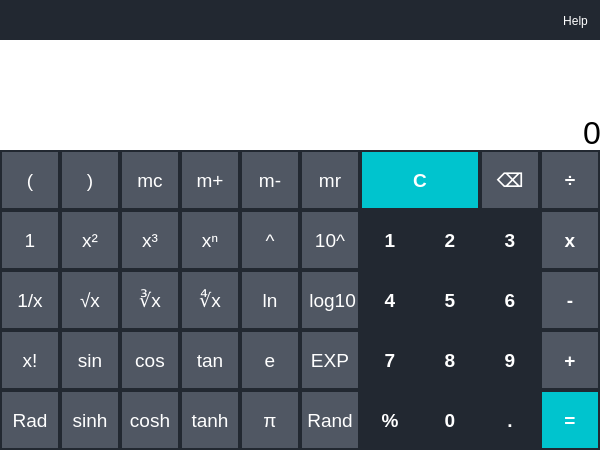
<?xml version="1.0" encoding="UTF-8"?>
<ui version="4.0">
 <class>Dialog</class>
 <widget class="QDialog" name="Dialog">
  <property name="geometry">
   <rect>
    <x>0</x>
    <y>0</y>
    <width>600</width>
    <height>450</height>
   </rect>
  </property>
  <property name="windowTitle">
   <string>Dialog</string>
  </property>
  <property name="styleSheet">
   <string notr="true">background-color:rgb(34, 40, 49);


</string>
  </property>
  <widget class="QPushButton" name="button_help">
   <property name="geometry">
    <rect>
     <x>550</x>
     <y>10</y>
     <width>51</width>
     <height>21</height>
    </rect>
   </property>
   <property name="styleSheet">
    <string notr="true">QPushButton{
color:rgb(255,255,255);
border-style:none
}

QPushButton:hover{
color:rgb(0,0,0);
background-color:rgb(149, 153, 160);
border-radius: 25px;

}</string>
   </property>
   <property name="text">
    <string>Help</string>
   </property>
  </widget>
  <widget class="QLabel" name="label">
   <property name="geometry">
    <rect>
     <x>0</x>
     <y>40</y>
     <width>601</width>
     <height>111</height>
    </rect>
   </property>
   <property name="font">
    <font>
     <family>Microsoft YaHei UI</family>
     <pointsize>24</pointsize>
    </font>
   </property>
   <property name="styleSheet">
    <string notr="true">background-color:rgb(255, 255, 255);
</string>
   </property>
   <property name="text">
    <string>0</string>
   </property>
   <property name="alignment">
    <set>Qt::AlignBottom|Qt::AlignRight|Qt::AlignTrailing</set>
   </property>
   <property name="margin">
    <number>10</number>
   </property>
  </widget>
  <widget class="QPushButton" name="button_number_one">
   <property name="geometry">
    <rect>
     <x>360</x>
     <y>210</y>
     <width>60</width>
     <height>60</height>
    </rect>
   </property>
   <property name="font">
    <font>
     <family>Microsoft YaHei UI</family>
     <pointsize>14</pointsize>
     <weight>75</weight>
     <bold>true</bold>
    </font>
   </property>
   <property name="styleSheet">
    <string notr="true">QPushButton{
color:rgb(255,255,255);
border-style:none
}

QPushButton:pressed{
color:rgb(0,0,0);
background-color:rgb(149, 153, 160);
}</string>
   </property>
   <property name="text">
    <string>1</string>
   </property>
  </widget>
  <widget class="QPushButton" name="button_logo">
   <property name="geometry">
    <rect>
     <x>10</x>
     <y>10</y>
     <width>31</width>
     <height>21</height>
    </rect>
   </property>
   <property name="styleSheet">
    <string notr="true">
QPushButton{
color:rgb(255,255,255);
border-style:none;
background-image:url(:/Logo/calculator_logo.png);
}

QPushButton:hover{
color:rgb(0,0,0);
background-color:rgb(141, 191, 41);
border-radius: 25px;

}</string>
   </property>
   <property name="text">
    <string/>
   </property>
  </widget>
  <widget class="QPushButton" name="button_number_one_2">
   <property name="geometry">
    <rect>
     <x>0</x>
     <y>150</y>
     <width>60</width>
     <height>60</height>
    </rect>
   </property>
   <property name="font">
    <font>
     <family>Microsoft YaHei UI</family>
     <pointsize>14</pointsize>
     <weight>50</weight>
     <bold>false</bold>
    </font>
   </property>
   <property name="styleSheet">
    <string notr="true">QPushButton{
color:rgb(255,255,255);
background-color:rgb(80, 87, 99);
border: 2px solid;
border-color:rgb(34, 40, 49);
}

QPushButton:pressed{
color:rgb(0,0,0);
background-color:rgb(149, 153, 160);
}</string>
   </property>
   <property name="text">
    <string>(</string>
   </property>
  </widget>
  <widget class="QPushButton" name="button_number_one_3">
   <property name="geometry">
    <rect>
     <x>60</x>
     <y>150</y>
     <width>60</width>
     <height>60</height>
    </rect>
   </property>
   <property name="font">
    <font>
     <family>Microsoft YaHei UI</family>
     <pointsize>14</pointsize>
     <weight>50</weight>
     <bold>false</bold>
    </font>
   </property>
   <property name="styleSheet">
    <string notr="true">QPushButton{
color:rgb(255,255,255);
background-color:rgb(80, 87, 99);
border: 2px solid;
border-color:rgb(34, 40, 49);
}

QPushButton:pressed{
color:rgb(0,0,0);
background-color:rgb(149, 153, 160);
}</string>
   </property>
   <property name="text">
    <string>)</string>
   </property>
  </widget>
  <widget class="QPushButton" name="button_number_one_4">
   <property name="geometry">
    <rect>
     <x>120</x>
     <y>150</y>
     <width>60</width>
     <height>60</height>
    </rect>
   </property>
   <property name="font">
    <font>
     <family>Microsoft YaHei UI</family>
     <pointsize>14</pointsize>
     <weight>50</weight>
     <bold>false</bold>
    </font>
   </property>
   <property name="styleSheet">
    <string notr="true">QPushButton{
color:rgb(255,255,255);
background-color:rgb(80, 87, 99);
border: 2px solid;
border-color:rgb(34, 40, 49);
}

QPushButton:pressed{
color:rgb(0,0,0);
background-color:rgb(149, 153, 160);
}</string>
   </property>
   <property name="text">
    <string>mc</string>
   </property>
  </widget>
  <widget class="QPushButton" name="button_number_one_5">
   <property name="geometry">
    <rect>
     <x>180</x>
     <y>150</y>
     <width>60</width>
     <height>60</height>
    </rect>
   </property>
   <property name="font">
    <font>
     <family>Microsoft YaHei UI</family>
     <pointsize>14</pointsize>
     <weight>50</weight>
     <bold>false</bold>
    </font>
   </property>
   <property name="styleSheet">
    <string notr="true">QPushButton{
color:rgb(255,255,255);
background-color:rgb(80, 87, 99);
border: 2px solid;
border-color:rgb(34, 40, 49);
}

QPushButton:pressed{
color:rgb(0,0,0);
background-color:rgb(149, 153, 160);
}</string>
   </property>
   <property name="text">
    <string>m+</string>
   </property>
  </widget>
  <widget class="QPushButton" name="button_number_one_6">
   <property name="geometry">
    <rect>
     <x>240</x>
     <y>150</y>
     <width>60</width>
     <height>60</height>
    </rect>
   </property>
   <property name="font">
    <font>
     <family>Microsoft YaHei UI</family>
     <pointsize>14</pointsize>
     <weight>50</weight>
     <bold>false</bold>
    </font>
   </property>
   <property name="styleSheet">
    <string notr="true">QPushButton{
color:rgb(255,255,255);
background-color:rgb(80, 87, 99);
border: 2px solid;
border-color:rgb(34, 40, 49);
}

QPushButton:pressed{
color:rgb(0,0,0);
background-color:rgb(149, 153, 160);
}</string>
   </property>
   <property name="text">
    <string>m-</string>
   </property>
  </widget>
  <widget class="QPushButton" name="button_number_one_8">
   <property name="geometry">
    <rect>
     <x>300</x>
     <y>150</y>
     <width>60</width>
     <height>60</height>
    </rect>
   </property>
   <property name="font">
    <font>
     <family>Microsoft YaHei UI</family>
     <pointsize>14</pointsize>
     <weight>50</weight>
     <bold>false</bold>
    </font>
   </property>
   <property name="styleSheet">
    <string notr="true">QPushButton{
color:rgb(255,255,255);
background-color:rgb(80, 87, 99);
border: 2px solid;
border-color:rgb(34, 40, 49);
}

QPushButton:pressed{
color:rgb(0,0,0);
background-color:rgb(149, 153, 160);
}</string>
   </property>
   <property name="text">
    <string>mr</string>
   </property>
  </widget>
  <widget class="QPushButton" name="button_number_one_9">
   <property name="geometry">
    <rect>
     <x>540</x>
     <y>150</y>
     <width>60</width>
     <height>60</height>
    </rect>
   </property>
   <property name="font">
    <font>
     <family>Microsoft YaHei UI</family>
     <pointsize>14</pointsize>
     <weight>75</weight>
     <bold>true</bold>
    </font>
   </property>
   <property name="styleSheet">
    <string notr="true">QPushButton{
color:rgb(255,255,255);
background-color:rgb(80, 87, 99);
border: 2px solid;
border-color:rgb(34, 40, 49);
}

QPushButton:pressed{
color:rgb(0,0,0);
background-color:rgb(149, 153, 160);
}</string>
   </property>
   <property name="text">
    <string>÷</string>
   </property>
  </widget>
  <widget class="QPushButton" name="button_number_one_10">
   <property name="geometry">
    <rect>
     <x>360</x>
     <y>150</y>
     <width>120</width>
     <height>60</height>
    </rect>
   </property>
   <property name="font">
    <font>
     <family>Microsoft YaHei UI</family>
     <pointsize>14</pointsize>
     <weight>75</weight>
     <bold>true</bold>
    </font>
   </property>
   <property name="styleSheet">
    <string notr="true">QPushButton{
color:rgb(255,255,255);
background-color:rgb(0, 196, 206);
border: 2px solid;
border-color:rgb(34, 40, 49);
}

QPushButton:pressed{
color:rgb(0,0,0);
background-color:rgb(107, 233, 239);
}</string>
   </property>
   <property name="text">
    <string>C</string>
   </property>
  </widget>
  <widget class="QPushButton" name="button_number_one_11">
   <property name="geometry">
    <rect>
     <x>480</x>
     <y>150</y>
     <width>60</width>
     <height>60</height>
    </rect>
   </property>
   <property name="font">
    <font>
     <family>Microsoft YaHei UI</family>
     <pointsize>14</pointsize>
     <weight>75</weight>
     <bold>true</bold>
    </font>
   </property>
   <property name="styleSheet">
    <string notr="true">QPushButton{
color:rgb(255,255,255);
background-color:rgb(80, 87, 99);
border: 2px solid;
border-color:rgb(34, 40, 49);
}

QPushButton:pressed{
color:rgb(0,0,0);
background-color:rgb(149, 153, 160);
}</string>
   </property>
   <property name="text">
    <string>⌫</string>
   </property>
  </widget>
  <widget class="QPushButton" name="button_number_one_12">
   <property name="geometry">
    <rect>
     <x>120</x>
     <y>210</y>
     <width>60</width>
     <height>60</height>
    </rect>
   </property>
   <property name="font">
    <font>
     <family>Microsoft YaHei UI</family>
     <pointsize>14</pointsize>
     <weight>50</weight>
     <bold>false</bold>
    </font>
   </property>
   <property name="styleSheet">
    <string notr="true">QPushButton{
color:rgb(255,255,255);
background-color:rgb(80, 87, 99);
border: 2px solid;
border-color:rgb(34, 40, 49);
}

QPushButton:pressed{
color:rgb(0,0,0);
background-color:rgb(149, 153, 160);
}</string>
   </property>
   <property name="text">
    <string>x³</string>
   </property>
  </widget>
  <widget class="QPushButton" name="button_number_one_13">
   <property name="geometry">
    <rect>
     <x>0</x>
     <y>210</y>
     <width>60</width>
     <height>60</height>
    </rect>
   </property>
   <property name="font">
    <font>
     <family>Microsoft YaHei UI</family>
     <pointsize>14</pointsize>
     <weight>50</weight>
     <bold>false</bold>
    </font>
   </property>
   <property name="styleSheet">
    <string notr="true">QPushButton{
color:rgb(255,255,255);
background-color:rgb(80, 87, 99);
border: 2px solid;
border-color:rgb(34, 40, 49);
}

QPushButton:pressed{
color:rgb(0,0,0);
background-color:rgb(149, 153, 160);
}</string>
   </property>
   <property name="text">
    <string>1</string>
   </property>
  </widget>
  <widget class="QPushButton" name="button_number_one_14">
   <property name="geometry">
    <rect>
     <x>240</x>
     <y>210</y>
     <width>60</width>
     <height>60</height>
    </rect>
   </property>
   <property name="font">
    <font>
     <family>Microsoft YaHei UI</family>
     <pointsize>14</pointsize>
     <weight>50</weight>
     <bold>false</bold>
    </font>
   </property>
   <property name="styleSheet">
    <string notr="true">QPushButton{
color:rgb(255,255,255);
background-color:rgb(80, 87, 99);
border: 2px solid;
border-color:rgb(34, 40, 49);
}

QPushButton:pressed{
color:rgb(0,0,0);
background-color:rgb(149, 153, 160);
}</string>
   </property>
   <property name="text">
    <string>^</string>
   </property>
  </widget>
  <widget class="QPushButton" name="button_number_one_15">
   <property name="geometry">
    <rect>
     <x>300</x>
     <y>210</y>
     <width>60</width>
     <height>60</height>
    </rect>
   </property>
   <property name="font">
    <font>
     <family>Microsoft YaHei UI</family>
     <pointsize>14</pointsize>
     <weight>50</weight>
     <bold>false</bold>
    </font>
   </property>
   <property name="styleSheet">
    <string notr="true">QPushButton{
color:rgb(255,255,255);
background-color:rgb(80, 87, 99);
border: 2px solid;
border-color:rgb(34, 40, 49);
}

QPushButton:pressed{
color:rgb(0,0,0);
background-color:rgb(149, 153, 160);
}</string>
   </property>
   <property name="text">
    <string>10^</string>
   </property>
  </widget>
  <widget class="QPushButton" name="button_number_one_16">
   <property name="geometry">
    <rect>
     <x>60</x>
     <y>210</y>
     <width>60</width>
     <height>60</height>
    </rect>
   </property>
   <property name="font">
    <font>
     <family>Microsoft YaHei UI</family>
     <pointsize>14</pointsize>
     <weight>50</weight>
     <bold>false</bold>
    </font>
   </property>
   <property name="styleSheet">
    <string notr="true">QPushButton{
color:rgb(255,255,255);
background-color:rgb(80, 87, 99);
border: 2px solid;
border-color:rgb(34, 40, 49);
}

QPushButton:pressed{
color:rgb(0,0,0);
background-color:rgb(149, 153, 160);
}</string>
   </property>
   <property name="text">
    <string>x²</string>
   </property>
  </widget>
  <widget class="QPushButton" name="button_number_one_17">
   <property name="geometry">
    <rect>
     <x>180</x>
     <y>210</y>
     <width>60</width>
     <height>60</height>
    </rect>
   </property>
   <property name="font">
    <font>
     <family>Microsoft YaHei UI</family>
     <pointsize>14</pointsize>
     <weight>50</weight>
     <bold>false</bold>
    </font>
   </property>
   <property name="styleSheet">
    <string notr="true">QPushButton{
color:rgb(255,255,255);
background-color:rgb(80, 87, 99);
border: 2px solid;
border-color:rgb(34, 40, 49);
}

QPushButton:pressed{
color:rgb(0,0,0);
background-color:rgb(149, 153, 160);
}</string>
   </property>
   <property name="text">
    <string>xⁿ</string>
   </property>
  </widget>
  <widget class="QPushButton" name="button_number_one_18">
   <property name="geometry">
    <rect>
     <x>120</x>
     <y>270</y>
     <width>60</width>
     <height>60</height>
    </rect>
   </property>
   <property name="font">
    <font>
     <family>Microsoft YaHei UI</family>
     <pointsize>14</pointsize>
     <weight>50</weight>
     <bold>false</bold>
    </font>
   </property>
   <property name="styleSheet">
    <string notr="true">QPushButton{
color:rgb(255,255,255);
background-color:rgb(80, 87, 99);
border: 2px solid;
border-color:rgb(34, 40, 49);
}

QPushButton:pressed{
color:rgb(0,0,0);
background-color:rgb(149, 153, 160);
}</string>
   </property>
   <property name="text">
    <string>∛x</string>
   </property>
  </widget>
  <widget class="QPushButton" name="button_number_one_19">
   <property name="geometry">
    <rect>
     <x>0</x>
     <y>270</y>
     <width>60</width>
     <height>60</height>
    </rect>
   </property>
   <property name="font">
    <font>
     <family>Microsoft YaHei UI</family>
     <pointsize>14</pointsize>
     <weight>50</weight>
     <bold>false</bold>
    </font>
   </property>
   <property name="styleSheet">
    <string notr="true">QPushButton{
color:rgb(255,255,255);
background-color:rgb(80, 87, 99);
border: 2px solid;
border-color:rgb(34, 40, 49);
}

QPushButton:pressed{
color:rgb(0,0,0);
background-color:rgb(149, 153, 160);
}</string>
   </property>
   <property name="text">
    <string>1/x</string>
   </property>
  </widget>
  <widget class="QPushButton" name="button_number_one_20">
   <property name="geometry">
    <rect>
     <x>240</x>
     <y>270</y>
     <width>60</width>
     <height>60</height>
    </rect>
   </property>
   <property name="font">
    <font>
     <family>Microsoft YaHei UI</family>
     <pointsize>14</pointsize>
     <weight>50</weight>
     <bold>false</bold>
    </font>
   </property>
   <property name="styleSheet">
    <string notr="true">QPushButton{
color:rgb(255,255,255);
background-color:rgb(80, 87, 99);
border: 2px solid;
border-color:rgb(34, 40, 49);
}

QPushButton:pressed{
color:rgb(0,0,0);
background-color:rgb(149, 153, 160);
}</string>
   </property>
   <property name="text">
    <string>ln</string>
   </property>
  </widget>
  <widget class="QPushButton" name="button_number_one_21">
   <property name="geometry">
    <rect>
     <x>300</x>
     <y>270</y>
     <width>60</width>
     <height>60</height>
    </rect>
   </property>
   <property name="font">
    <font>
     <family>Microsoft YaHei UI</family>
     <pointsize>14</pointsize>
     <weight>50</weight>
     <bold>false</bold>
    </font>
   </property>
   <property name="styleSheet">
    <string notr="true">QPushButton{
color:rgb(255,255,255);
background-color:rgb(80, 87, 99);
border: 2px solid;
border-color:rgb(34, 40, 49);
}

QPushButton:pressed{
color:rgb(0,0,0);
background-color:rgb(149, 153, 160);
}</string>
   </property>
   <property name="text">
    <string> log10</string>
   </property>
  </widget>
  <widget class="QPushButton" name="button_number_one_22">
   <property name="geometry">
    <rect>
     <x>60</x>
     <y>270</y>
     <width>60</width>
     <height>60</height>
    </rect>
   </property>
   <property name="font">
    <font>
     <family>Microsoft YaHei UI</family>
     <pointsize>14</pointsize>
     <weight>50</weight>
     <bold>false</bold>
    </font>
   </property>
   <property name="styleSheet">
    <string notr="true">QPushButton{
color:rgb(255,255,255);
background-color:rgb(80, 87, 99);
border: 2px solid;
border-color:rgb(34, 40, 49);
}

QPushButton:pressed{
color:rgb(0,0,0);
background-color:rgb(149, 153, 160);
}</string>
   </property>
   <property name="text">
    <string>√x</string>
   </property>
  </widget>
  <widget class="QPushButton" name="button_number_one_23">
   <property name="geometry">
    <rect>
     <x>180</x>
     <y>270</y>
     <width>60</width>
     <height>60</height>
    </rect>
   </property>
   <property name="font">
    <font>
     <family>Microsoft YaHei UI</family>
     <pointsize>14</pointsize>
     <weight>50</weight>
     <bold>false</bold>
    </font>
   </property>
   <property name="styleSheet">
    <string notr="true">QPushButton{
color:rgb(255,255,255);
background-color:rgb(80, 87, 99);
border: 2px solid;
border-color:rgb(34, 40, 49);
}

QPushButton:pressed{
color:rgb(0,0,0);
background-color:rgb(149, 153, 160);
}</string>
   </property>
   <property name="text">
    <string>∜x</string>
   </property>
  </widget>
  <widget class="QPushButton" name="button_number_one_24">
   <property name="geometry">
    <rect>
     <x>120</x>
     <y>330</y>
     <width>60</width>
     <height>60</height>
    </rect>
   </property>
   <property name="font">
    <font>
     <family>Microsoft YaHei UI</family>
     <pointsize>14</pointsize>
     <weight>50</weight>
     <bold>false</bold>
    </font>
   </property>
   <property name="styleSheet">
    <string notr="true">QPushButton{
color:rgb(255,255,255);
background-color:rgb(80, 87, 99);
border: 2px solid;
border-color:rgb(34, 40, 49);
}

QPushButton:pressed{
color:rgb(0,0,0);
background-color:rgb(149, 153, 160);
}</string>
   </property>
   <property name="text">
    <string>cos</string>
   </property>
  </widget>
  <widget class="QPushButton" name="button_number_one_25">
   <property name="geometry">
    <rect>
     <x>0</x>
     <y>330</y>
     <width>60</width>
     <height>60</height>
    </rect>
   </property>
   <property name="font">
    <font>
     <family>Microsoft YaHei UI</family>
     <pointsize>14</pointsize>
     <weight>50</weight>
     <bold>false</bold>
    </font>
   </property>
   <property name="styleSheet">
    <string notr="true">QPushButton{
color:rgb(255,255,255);
background-color:rgb(80, 87, 99);
border: 2px solid;
border-color:rgb(34, 40, 49);
}

QPushButton:pressed{
color:rgb(0,0,0);
background-color:rgb(149, 153, 160);
}</string>
   </property>
   <property name="text">
    <string>x!</string>
   </property>
  </widget>
  <widget class="QPushButton" name="button_number_one_26">
   <property name="geometry">
    <rect>
     <x>240</x>
     <y>330</y>
     <width>60</width>
     <height>60</height>
    </rect>
   </property>
   <property name="font">
    <font>
     <family>Microsoft YaHei UI</family>
     <pointsize>14</pointsize>
     <weight>50</weight>
     <bold>false</bold>
    </font>
   </property>
   <property name="styleSheet">
    <string notr="true">QPushButton{
color:rgb(255,255,255);
background-color:rgb(80, 87, 99);
border: 2px solid;
border-color:rgb(34, 40, 49);
}

QPushButton:pressed{
color:rgb(0,0,0);
background-color:rgb(149, 153, 160);
}</string>
   </property>
   <property name="text">
    <string>e</string>
   </property>
  </widget>
  <widget class="QPushButton" name="button_number_one_27">
   <property name="geometry">
    <rect>
     <x>300</x>
     <y>330</y>
     <width>60</width>
     <height>60</height>
    </rect>
   </property>
   <property name="font">
    <font>
     <family>Microsoft YaHei UI</family>
     <pointsize>14</pointsize>
     <weight>50</weight>
     <bold>false</bold>
    </font>
   </property>
   <property name="styleSheet">
    <string notr="true">QPushButton{
color:rgb(255,255,255);
background-color:rgb(80, 87, 99);
border: 2px solid;
border-color:rgb(34, 40, 49);
}

QPushButton:pressed{
color:rgb(0,0,0);
background-color:rgb(149, 153, 160);
}</string>
   </property>
   <property name="text">
    <string>EXP</string>
   </property>
  </widget>
  <widget class="QPushButton" name="button_number_one_28">
   <property name="geometry">
    <rect>
     <x>60</x>
     <y>330</y>
     <width>60</width>
     <height>60</height>
    </rect>
   </property>
   <property name="font">
    <font>
     <family>Microsoft YaHei UI</family>
     <pointsize>14</pointsize>
     <weight>50</weight>
     <bold>false</bold>
    </font>
   </property>
   <property name="styleSheet">
    <string notr="true">QPushButton{
color:rgb(255,255,255);
background-color:rgb(80, 87, 99);
border: 2px solid;
border-color:rgb(34, 40, 49);
}

QPushButton:pressed{
color:rgb(0,0,0);
background-color:rgb(149, 153, 160);
}</string>
   </property>
   <property name="text">
    <string>sin</string>
   </property>
  </widget>
  <widget class="QPushButton" name="button_number_one_29">
   <property name="geometry">
    <rect>
     <x>180</x>
     <y>330</y>
     <width>60</width>
     <height>60</height>
    </rect>
   </property>
   <property name="font">
    <font>
     <family>Microsoft YaHei UI</family>
     <pointsize>14</pointsize>
     <weight>50</weight>
     <bold>false</bold>
    </font>
   </property>
   <property name="styleSheet">
    <string notr="true">QPushButton{
color:rgb(255,255,255);
background-color:rgb(80, 87, 99);
border: 2px solid;
border-color:rgb(34, 40, 49);
}

QPushButton:pressed{
color:rgb(0,0,0);
background-color:rgb(149, 153, 160);
}</string>
   </property>
   <property name="text">
    <string>tan</string>
   </property>
  </widget>
  <widget class="QPushButton" name="button_number_one_30">
   <property name="geometry">
    <rect>
     <x>120</x>
     <y>390</y>
     <width>60</width>
     <height>60</height>
    </rect>
   </property>
   <property name="font">
    <font>
     <family>Microsoft YaHei UI</family>
     <pointsize>14</pointsize>
     <weight>50</weight>
     <bold>false</bold>
    </font>
   </property>
   <property name="styleSheet">
    <string notr="true">QPushButton{
color:rgb(255,255,255);
background-color:rgb(80, 87, 99);
border: 2px solid;
border-color:rgb(34, 40, 49);
}

QPushButton:pressed{
color:rgb(0,0,0);
background-color:rgb(149, 153, 160);
}</string>
   </property>
   <property name="text">
    <string>cosh</string>
   </property>
  </widget>
  <widget class="QPushButton" name="button_number_one_31">
   <property name="geometry">
    <rect>
     <x>0</x>
     <y>390</y>
     <width>60</width>
     <height>60</height>
    </rect>
   </property>
   <property name="font">
    <font>
     <family>Microsoft YaHei UI</family>
     <pointsize>14</pointsize>
     <weight>50</weight>
     <bold>false</bold>
    </font>
   </property>
   <property name="styleSheet">
    <string notr="true">QPushButton{
color:rgb(255,255,255);
background-color:rgb(80, 87, 99);
border: 2px solid;
border-color:rgb(34, 40, 49);
}

QPushButton:pressed{
color:rgb(0,0,0);
background-color:rgb(149, 153, 160);
}</string>
   </property>
   <property name="text">
    <string>Rad</string>
   </property>
  </widget>
  <widget class="QPushButton" name="button_number_one_32">
   <property name="geometry">
    <rect>
     <x>240</x>
     <y>390</y>
     <width>60</width>
     <height>60</height>
    </rect>
   </property>
   <property name="font">
    <font>
     <family>Microsoft YaHei UI</family>
     <pointsize>14</pointsize>
     <weight>50</weight>
     <bold>false</bold>
    </font>
   </property>
   <property name="styleSheet">
    <string notr="true">QPushButton{
color:rgb(255,255,255);
background-color:rgb(80, 87, 99);
border: 2px solid;
border-color:rgb(34, 40, 49);
}

QPushButton:pressed{
color:rgb(0,0,0);
background-color:rgb(149, 153, 160);
}</string>
   </property>
   <property name="text">
    <string>π</string>
   </property>
  </widget>
  <widget class="QPushButton" name="button_number_one_33">
   <property name="geometry">
    <rect>
     <x>300</x>
     <y>390</y>
     <width>60</width>
     <height>60</height>
    </rect>
   </property>
   <property name="font">
    <font>
     <family>Microsoft YaHei UI</family>
     <pointsize>14</pointsize>
     <weight>50</weight>
     <bold>false</bold>
    </font>
   </property>
   <property name="styleSheet">
    <string notr="true">QPushButton{
color:rgb(255,255,255);
background-color:rgb(80, 87, 99);
border: 2px solid;
border-color:rgb(34, 40, 49);
}

QPushButton:pressed{
color:rgb(0,0,0);
background-color:rgb(149, 153, 160);
}</string>
   </property>
   <property name="text">
    <string>Rand</string>
   </property>
  </widget>
  <widget class="QPushButton" name="button_number_one_34">
   <property name="geometry">
    <rect>
     <x>60</x>
     <y>390</y>
     <width>60</width>
     <height>60</height>
    </rect>
   </property>
   <property name="font">
    <font>
     <family>Microsoft YaHei UI</family>
     <pointsize>14</pointsize>
     <weight>50</weight>
     <bold>false</bold>
    </font>
   </property>
   <property name="styleSheet">
    <string notr="true">QPushButton{
color:rgb(255,255,255);
background-color:rgb(80, 87, 99);
border: 2px solid;
border-color:rgb(34, 40, 49);
}

QPushButton:pressed{
color:rgb(0,0,0);
background-color:rgb(149, 153, 160);
}</string>
   </property>
   <property name="text">
    <string>sinh</string>
   </property>
  </widget>
  <widget class="QPushButton" name="button_number_one_35">
   <property name="geometry">
    <rect>
     <x>180</x>
     <y>390</y>
     <width>60</width>
     <height>60</height>
    </rect>
   </property>
   <property name="font">
    <font>
     <family>Microsoft YaHei UI</family>
     <pointsize>14</pointsize>
     <weight>50</weight>
     <bold>false</bold>
    </font>
   </property>
   <property name="styleSheet">
    <string notr="true">QPushButton{
color:rgb(255,255,255);
background-color:rgb(80, 87, 99);
border: 2px solid;
border-color:rgb(34, 40, 49);
}

QPushButton:pressed{
color:rgb(0,0,0);
background-color:rgb(149, 153, 160);
}</string>
   </property>
   <property name="text">
    <string>tanh</string>
   </property>
  </widget>
  <widget class="QPushButton" name="button_number_one_36">
   <property name="geometry">
    <rect>
     <x>420</x>
     <y>210</y>
     <width>60</width>
     <height>60</height>
    </rect>
   </property>
   <property name="font">
    <font>
     <family>Microsoft YaHei UI</family>
     <pointsize>14</pointsize>
     <weight>75</weight>
     <bold>true</bold>
    </font>
   </property>
   <property name="styleSheet">
    <string notr="true">QPushButton{
color:rgb(255,255,255);
border-style:none
}

QPushButton:pressed{
color:rgb(0,0,0);
background-color:rgb(149, 153, 160);
}</string>
   </property>
   <property name="text">
    <string>2</string>
   </property>
  </widget>
  <widget class="QPushButton" name="button_number_one_37">
   <property name="geometry">
    <rect>
     <x>480</x>
     <y>210</y>
     <width>60</width>
     <height>60</height>
    </rect>
   </property>
   <property name="font">
    <font>
     <family>Microsoft YaHei UI</family>
     <pointsize>14</pointsize>
     <weight>75</weight>
     <bold>true</bold>
    </font>
   </property>
   <property name="styleSheet">
    <string notr="true">QPushButton{
color:rgb(255,255,255);
border-style:none
}

QPushButton:pressed{
color:rgb(0,0,0);
background-color:rgb(149, 153, 160);
}</string>
   </property>
   <property name="text">
    <string>3</string>
   </property>
  </widget>
  <widget class="QPushButton" name="button_number_one_38">
   <property name="geometry">
    <rect>
     <x>420</x>
     <y>270</y>
     <width>60</width>
     <height>60</height>
    </rect>
   </property>
   <property name="font">
    <font>
     <family>Microsoft YaHei UI</family>
     <pointsize>14</pointsize>
     <weight>75</weight>
     <bold>true</bold>
    </font>
   </property>
   <property name="styleSheet">
    <string notr="true">QPushButton{
color:rgb(255,255,255);
border-style:none
}

QPushButton:pressed{
color:rgb(0,0,0);
background-color:rgb(149, 153, 160);
}</string>
   </property>
   <property name="text">
    <string>5</string>
   </property>
  </widget>
  <widget class="QPushButton" name="button_number_one_39">
   <property name="geometry">
    <rect>
     <x>360</x>
     <y>270</y>
     <width>60</width>
     <height>60</height>
    </rect>
   </property>
   <property name="font">
    <font>
     <family>Microsoft YaHei UI</family>
     <pointsize>14</pointsize>
     <weight>75</weight>
     <bold>true</bold>
    </font>
   </property>
   <property name="styleSheet">
    <string notr="true">QPushButton{
color:rgb(255,255,255);
border-style:none
}

QPushButton:pressed{
color:rgb(0,0,0);
background-color:rgb(149, 153, 160);
}</string>
   </property>
   <property name="text">
    <string>4</string>
   </property>
  </widget>
  <widget class="QPushButton" name="button_number_one_40">
   <property name="geometry">
    <rect>
     <x>480</x>
     <y>270</y>
     <width>60</width>
     <height>60</height>
    </rect>
   </property>
   <property name="font">
    <font>
     <family>Microsoft YaHei UI</family>
     <pointsize>14</pointsize>
     <weight>75</weight>
     <bold>true</bold>
    </font>
   </property>
   <property name="styleSheet">
    <string notr="true">QPushButton{
color:rgb(255,255,255);
border-style:none
}

QPushButton:pressed{
color:rgb(0,0,0);
background-color:rgb(149, 153, 160);
}</string>
   </property>
   <property name="text">
    <string>6</string>
   </property>
  </widget>
  <widget class="QPushButton" name="button_number_one_41">
   <property name="geometry">
    <rect>
     <x>420</x>
     <y>330</y>
     <width>60</width>
     <height>60</height>
    </rect>
   </property>
   <property name="font">
    <font>
     <family>Microsoft YaHei UI</family>
     <pointsize>14</pointsize>
     <weight>75</weight>
     <bold>true</bold>
    </font>
   </property>
   <property name="styleSheet">
    <string notr="true">QPushButton{
color:rgb(255,255,255);
border-style:none
}

QPushButton:pressed{
color:rgb(0,0,0);
background-color:rgb(149, 153, 160);
}</string>
   </property>
   <property name="text">
    <string>8</string>
   </property>
  </widget>
  <widget class="QPushButton" name="button_number_one_42">
   <property name="geometry">
    <rect>
     <x>360</x>
     <y>330</y>
     <width>60</width>
     <height>60</height>
    </rect>
   </property>
   <property name="font">
    <font>
     <family>Microsoft YaHei UI</family>
     <pointsize>14</pointsize>
     <weight>75</weight>
     <bold>true</bold>
    </font>
   </property>
   <property name="styleSheet">
    <string notr="true">QPushButton{
color:rgb(255,255,255);
border-style:none
}

QPushButton:pressed{
color:rgb(0,0,0);
background-color:rgb(149, 153, 160);
}</string>
   </property>
   <property name="text">
    <string>7</string>
   </property>
  </widget>
  <widget class="QPushButton" name="button_number_one_43">
   <property name="geometry">
    <rect>
     <x>480</x>
     <y>330</y>
     <width>60</width>
     <height>60</height>
    </rect>
   </property>
   <property name="font">
    <font>
     <family>Microsoft YaHei UI</family>
     <pointsize>14</pointsize>
     <weight>75</weight>
     <bold>true</bold>
    </font>
   </property>
   <property name="styleSheet">
    <string notr="true">QPushButton{
color:rgb(255,255,255);
border-style:none
}

QPushButton:pressed{
color:rgb(0,0,0);
background-color:rgb(149, 153, 160);
}</string>
   </property>
   <property name="text">
    <string>9</string>
   </property>
  </widget>
  <widget class="QPushButton" name="button_number_one_44">
   <property name="geometry">
    <rect>
     <x>420</x>
     <y>390</y>
     <width>60</width>
     <height>60</height>
    </rect>
   </property>
   <property name="font">
    <font>
     <family>Microsoft YaHei UI</family>
     <pointsize>14</pointsize>
     <weight>75</weight>
     <bold>true</bold>
    </font>
   </property>
   <property name="styleSheet">
    <string notr="true">QPushButton{
color:rgb(255,255,255);
border-style:none
}

QPushButton:pressed{
color:rgb(0,0,0);
background-color:rgb(149, 153, 160);
}</string>
   </property>
   <property name="text">
    <string>0</string>
   </property>
  </widget>
  <widget class="QPushButton" name="button_number_one_45">
   <property name="geometry">
    <rect>
     <x>360</x>
     <y>390</y>
     <width>60</width>
     <height>60</height>
    </rect>
   </property>
   <property name="font">
    <font>
     <family>Microsoft YaHei UI</family>
     <pointsize>14</pointsize>
     <weight>75</weight>
     <bold>true</bold>
    </font>
   </property>
   <property name="styleSheet">
    <string notr="true">QPushButton{
color:rgb(255,255,255);
border-style:none
}

QPushButton:pressed{
color:rgb(0,0,0);
background-color:rgb(149, 153, 160);
}</string>
   </property>
   <property name="text">
    <string>%</string>
   </property>
  </widget>
  <widget class="QPushButton" name="button_number_one_46">
   <property name="geometry">
    <rect>
     <x>480</x>
     <y>390</y>
     <width>60</width>
     <height>60</height>
    </rect>
   </property>
   <property name="font">
    <font>
     <family>Microsoft YaHei UI</family>
     <pointsize>14</pointsize>
     <weight>75</weight>
     <bold>true</bold>
    </font>
   </property>
   <property name="styleSheet">
    <string notr="true">QPushButton{
color:rgb(255,255,255);
border-style:none
}

QPushButton:pressed{
color:rgb(0,0,0);
background-color:rgb(149, 153, 160);
}</string>
   </property>
   <property name="text">
    <string>.</string>
   </property>
  </widget>
  <widget class="QPushButton" name="button_number_one_47">
   <property name="geometry">
    <rect>
     <x>540</x>
     <y>210</y>
     <width>60</width>
     <height>60</height>
    </rect>
   </property>
   <property name="font">
    <font>
     <family>Microsoft YaHei UI</family>
     <pointsize>14</pointsize>
     <weight>75</weight>
     <bold>true</bold>
    </font>
   </property>
   <property name="styleSheet">
    <string notr="true">QPushButton{
color:rgb(255,255,255);
background-color:rgb(80, 87, 99);
border: 2px solid;
border-color:rgb(34, 40, 49);
}

QPushButton:pressed{
color:rgb(0,0,0);
background-color:rgb(149, 153, 160);
}</string>
   </property>
   <property name="text">
    <string>x</string>
   </property>
  </widget>
  <widget class="QPushButton" name="button_number_one_48">
   <property name="geometry">
    <rect>
     <x>540</x>
     <y>270</y>
     <width>60</width>
     <height>60</height>
    </rect>
   </property>
   <property name="font">
    <font>
     <family>Microsoft YaHei UI</family>
     <pointsize>14</pointsize>
     <weight>75</weight>
     <bold>true</bold>
    </font>
   </property>
   <property name="styleSheet">
    <string notr="true">QPushButton{
color:rgb(255,255,255);
background-color:rgb(80, 87, 99);
border: 2px solid;
border-color:rgb(34, 40, 49);
}

QPushButton:pressed{
color:rgb(0,0,0);
background-color:rgb(149, 153, 160);
}</string>
   </property>
   <property name="text">
    <string>-</string>
   </property>
  </widget>
  <widget class="QPushButton" name="button_number_one_49">
   <property name="geometry">
    <rect>
     <x>540</x>
     <y>330</y>
     <width>60</width>
     <height>60</height>
    </rect>
   </property>
   <property name="font">
    <font>
     <family>Microsoft YaHei UI</family>
     <pointsize>14</pointsize>
     <weight>75</weight>
     <bold>true</bold>
    </font>
   </property>
   <property name="styleSheet">
    <string notr="true">QPushButton{
color:rgb(255,255,255);
background-color:rgb(80, 87, 99);
border: 2px solid;
border-color:rgb(34, 40, 49);
}

QPushButton:pressed{
color:rgb(0,0,0);
background-color:rgb(149, 153, 160);
}</string>
   </property>
   <property name="text">
    <string>+</string>
   </property>
  </widget>
  <widget class="QPushButton" name="button_number_one_50">
   <property name="geometry">
    <rect>
     <x>540</x>
     <y>390</y>
     <width>60</width>
     <height>60</height>
    </rect>
   </property>
   <property name="font">
    <font>
     <family>Microsoft YaHei UI</family>
     <pointsize>14</pointsize>
     <weight>75</weight>
     <bold>true</bold>
    </font>
   </property>
   <property name="styleSheet">
    <string notr="true">QPushButton{
color:rgb(255,255,255);
background-color:rgb(0, 196, 206);
border: 2px solid;
border-color:rgb(34, 40, 49);
}

QPushButton:pressed{
color:rgb(0,0,0);
background-color:rgb(107, 233, 239);
}</string>
   </property>
   <property name="text">
    <string>=</string>
   </property>
  </widget>
 </widget>
 <resources/>
 <connections/>
</ui>
